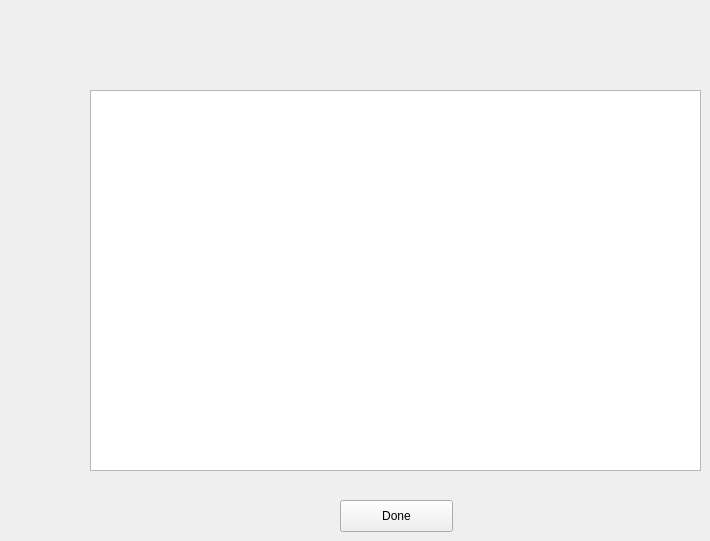
    <widget class="QWidget" name="stadiumInfoPage">
     <widget class="QTextBrowser" name="stadiumInfoTextBrowser">
      <property name="geometry">
       <rect>
        <x>90</x>
        <y>90</y>
        <width>611</width>
        <height>381</height>
       </rect>
      </property>
      <property name="html">
       <string>&lt;!DOCTYPE HTML PUBLIC &quot;-//W3C//DTD HTML 4.0//EN&quot; &quot;http://www.w3.org/TR/REC-html40/strict.dtd&quot;&gt;
&lt;html&gt;&lt;head&gt;&lt;meta name=&quot;qrichtext&quot; content=&quot;1&quot; /&gt;&lt;style type=&quot;text/css&quot;&gt;
p, li { white-space: pre-wrap; }
&lt;/style&gt;&lt;/head&gt;&lt;body style=&quot; font-family:'.SF NS Text'; font-size:13pt; font-weight:400; font-style:normal;&quot;&gt;
&lt;p align=&quot;justify&quot; style=&quot;-qt-paragraph-type:empty; margin-top:0px; margin-bottom:0px; margin-left:0px; margin-right:0px; -qt-block-indent:0; text-indent:0px; font-family:'.SF NS Text';&quot;&gt;&lt;br /&gt;&lt;/p&gt;&lt;/body&gt;&lt;/html&gt;</string>
      </property>
     </widget>
     <widget class="QPushButton" name="stadiumInfoDoneButton">
      <property name="geometry">
       <rect>
        <x>340</x>
        <y>500</y>
        <width>113</width>
        <height>32</height>
       </rect>
      </property>
      <property name="text">
       <string>Done</string>
      </property>
     </widget>
     <widget class="QLabel" name="label_3">
      <property name="geometry">
       <rect>
        <x>320</x>
        <y>0</y>
        <width>151</width>
        <height>101</height>
       </rect>
      </property>
      <property name="text">
       <string>&lt;html&gt;&lt;head/&gt;&lt;body&gt;&lt;p&gt;&lt;img src=&quot;:/logos/mlbLOGO.png&quot;/&gt;&lt;/p&gt;&lt;/body&gt;&lt;/html&gt;</string>
      </property>
     </widget>
    </widget>
